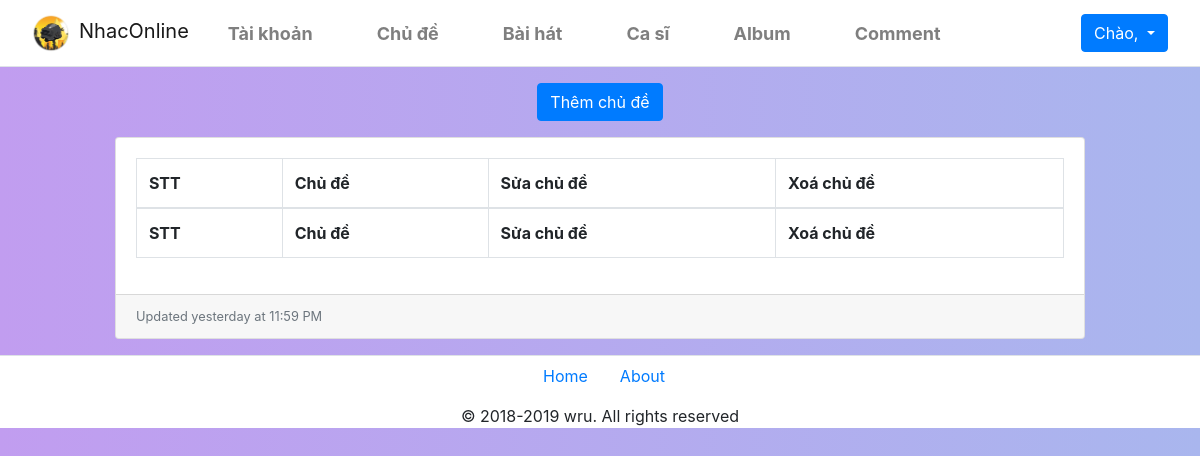
/Sources/admin/chude.php, run on an earlier commit of the app's database.
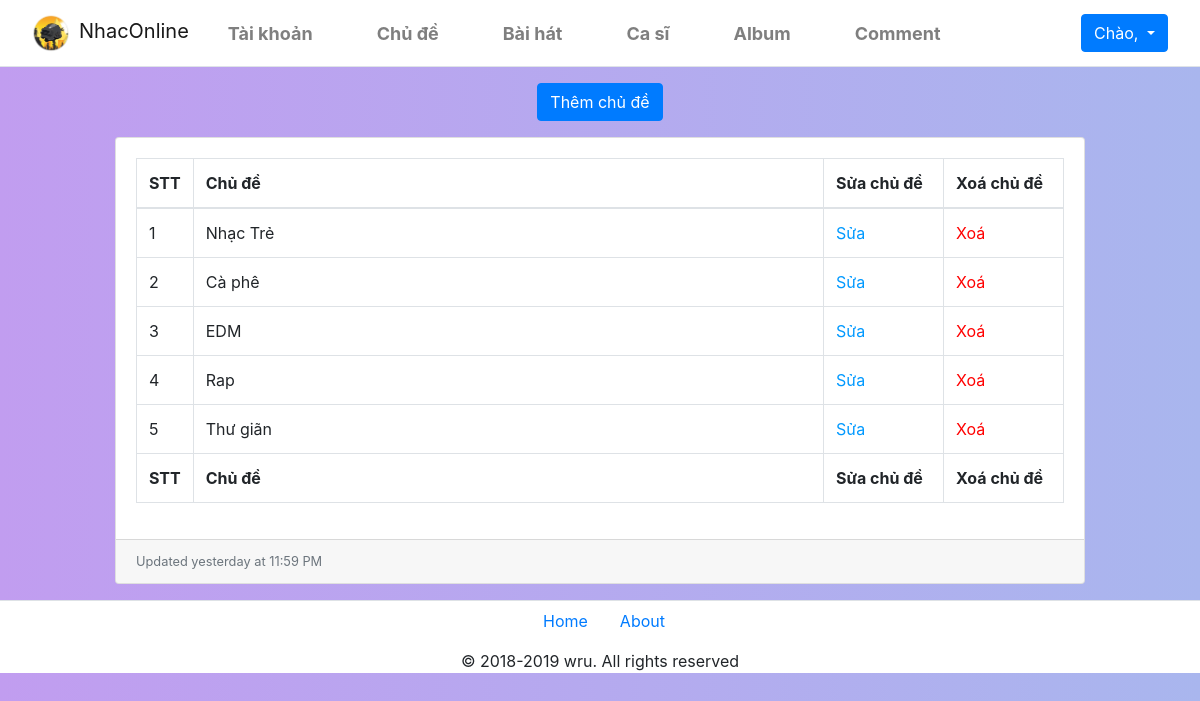
And on a later commit of the database.
### tables this page shows
CREATE TABLE `chude` (
  `id` int(100) NOT NULL,
  `tenchude` varchar(100) NOT NULL,
  `image` varchar(100) NOT NULL
);

### Sources/admin/chude.php (the view, shortened to what this page needs)
<!DOCTYPE html>
<html lang="en">
<head>
    <link href="css/bootstrap.min.css" rel="stylesheet">
    <link href="css/dataTables.bootstrap4.css" rel="stylesheet">
    <link rel="stylesheet" href="./css/fix.css">
</head>
<body>
    <?php
        include('header.php');
    ?>
    <main class="col-md-10 m-auto">
    <div class="mt-3 mb-2 text-center"><a href="./themchude.php" class="btn btn-primary">Thêm chủ đề</a></div>
    <div class="card mb-3 mt-3">
        <div class="card-body">
            <div class="table-responsive">
                <table class="table table-bordered" id="dataTable" width="100%" cellspacing="0">
                    <thead>
                        <tr>
                            <th>STT</th>
                            <th>Chủ đề</th>
                            <th>Sửa chủ đề</th>
                            <th>Xoá chủ đề</th>
                        </tr>
                    </thead>
                    <tfoot>
                        <tr>
                            <th>STT</th>
                            <th>Chủ đề</th>
                            <th>Sửa chủ đề</th>
                            <th>Xoá chủ đề</th>
                        </tr>
                    </tfoot>
                    <tbody>
                    <?php
                        include('../php/connect.php');
                        $stt=1;
                        $result = mysqli_query($con,"Select * from chude");
                        While($data = mysqli_fetch_assoc($result))
                        {
                            echo "<tr>";
                            echo "<td style='width:50px;'>$stt</td>";
                            echo "<td>$data[tenchude]</td>";
                            echo "<td style='width:120px;'><a href='./suachude.php?id=$data[id]' style='color:#09F;'>Sửa</a></td>";
                            echo "<td style='width:120px;'><a href='./del_chude.php?id=$data[id]' onclick=' return xacnhan();' style='color:red;'>Xoá</a></td>";
                            echo "</tr>";
                            $stt++;
                        }
                    ?>
                    </tbody>
                </table>
            </div>
        </div>
        <div class="card-footer small text-muted">Updated yesterday at 11:59 PM</div>
    </div>
    </main>
    <?php
        include('footer.php');
    ?>
</body>
</html>

What changed in the data, as far as the page shows it:
added chude: tenchude "Nhạc Trẻ"
added chude: tenchude "Cà phê"
added chude: tenchude "EDM"
added chude: tenchude "Rap"
added chude: tenchude "Thư giãn"
